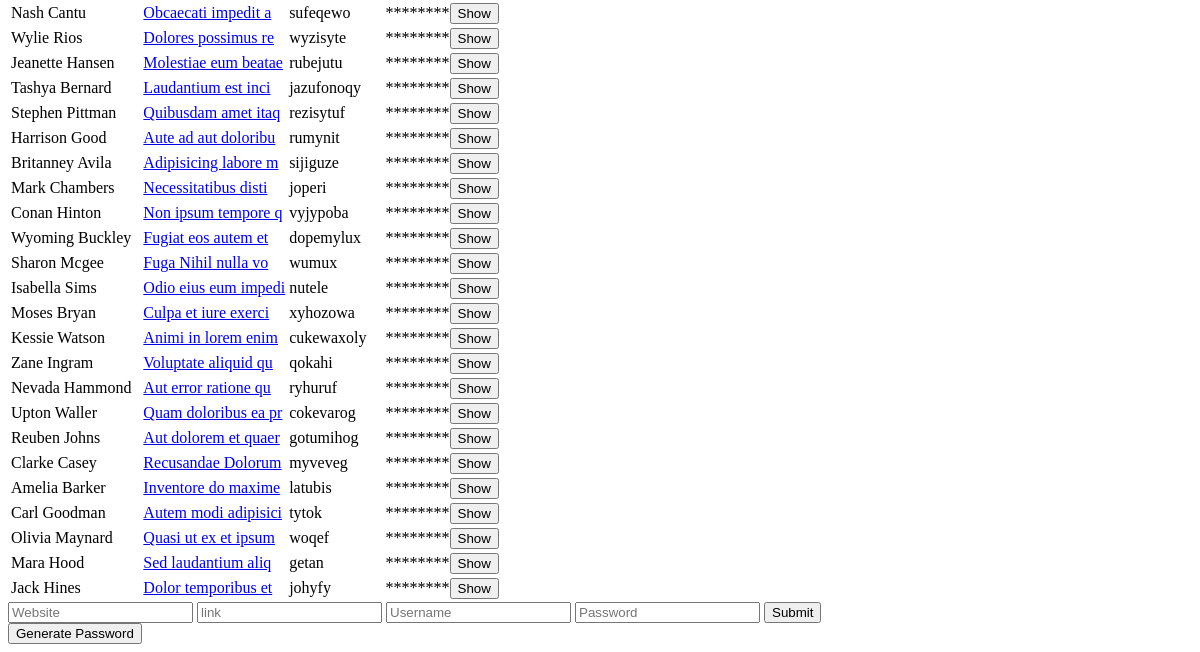
Page / (signed in, lower part) on the earlier database version.
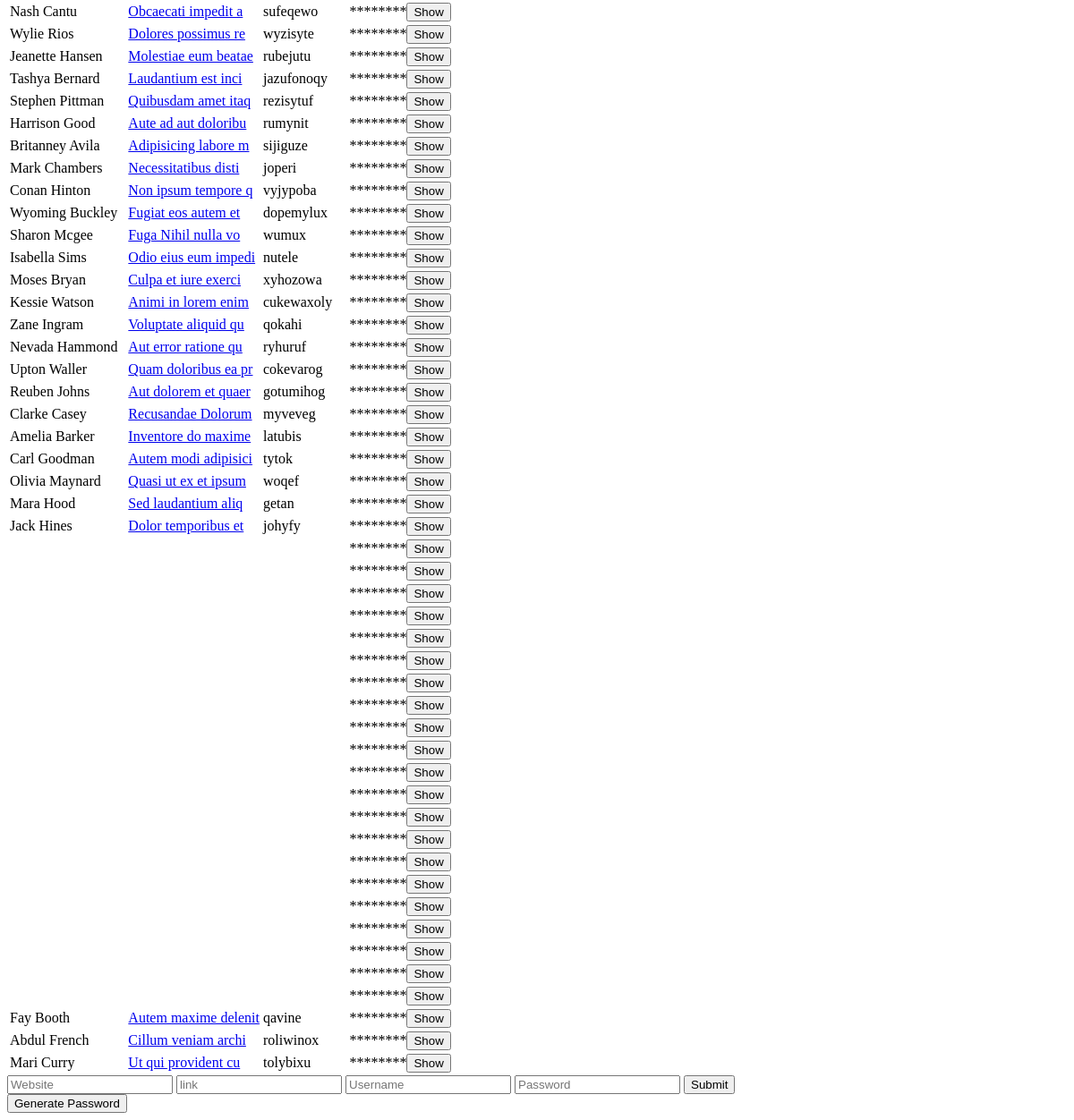
Same page on the later database version.
### tables this page shows
CREATE TABLE 'data' ('id' INTEGER NOT NULL, 'username' TEXT NOT NULL, 'name' TEXT NOT NULL, 'link' TEXT NOT NULL, 'hash' TEXT NOT NULL);

### app.py (the view, shortened to what this page needs)
@app.route("/", methods=["GET", "POST"])
@login_required
def index():
    db = SQL("sqlite:///passwordmanager.db")
    user_id = session["user_id"]
    if request.method == "GET":
        data = db.execute("SELECT * FROM data WHERE id=:id", id=user_id)
        data_json = data
        password = session["user_pass"]
        return render_template("index.html", dataFromFlask=data_json, dataR=password)

### app.py (called while the page is built)
@app.after_request
def after_request(response):
    response.headers["Cache-Control"] = "no-cache, no-store, must-revalidate"
    response.headers["Expires"] = 0
    response.headers["Pragma"] = "no-cache"
    return response

### helpers.py (called while the page is built)
def login_required(f):
    @wraps(f)
    def decorated_function(*args, **kwargs):
        if session.get("user_id") is None:
            return redirect("/login")
        return f(*args, **kwargs)
    return decorated_function

### templates/index.html (shortened to what this page needs)
{% extends "base.html" %} {% block title %} Index {% endblock %} {% block main
%} {{ i }}
<div>
  <table id="list-entries">
    {% for i in dataFromFlask %}
    <tr>
      <td>{{ i['name'] }}</td>
      <td> <a target="_blank" href="{{ i['link'] }}">{{ i['link'] }}</a></td>
      <td id="username">{{ i['username'] }}</td>
      <td id="password">********<button  onclick="revealPass()">Show</button> </td>
    </tr>
    {% endfor %}
  </table>
</div>
<form id="formElem" action="/" method="post">
  <input
    id="name"
    autocomplete="off"
    type="text"
    name="name"
    placeholder="Website"
  />
  <input
    id="link"
    autocomplete="off"
    type="text"
    name="link"
    placeholder="link"
  />
  <input
    id="username"
    autocomplete="off"
    type="text"
    name="username"
    placeholder="Username"
  />
  <input
    id="password"
    autocomplete="off"
    type="text"
    required
    name="password"
    placeholder="Password"
  />
  <input id="submit" type="submit" value="Submit" />
</form>
<button id="generator">Generate Password</button>
{% endblock %}

### templates/base.html (shortened to what this page needs)
<!DOCTYPE html>
<html lang="en">
  <head>
  </head>
  <body>
    {% block main %} {% endblock%}
  </body>
</html>

Differences in the rows shown:
added data: name "Fay Booth", link "Autem maxime delenit", username "qavine"
added data: name "Abdul French", link "Cillum veniam archi", username "roliwinox"
added data: name "Mari Curry", link "Ut qui provident cu", username "tolybixu"
